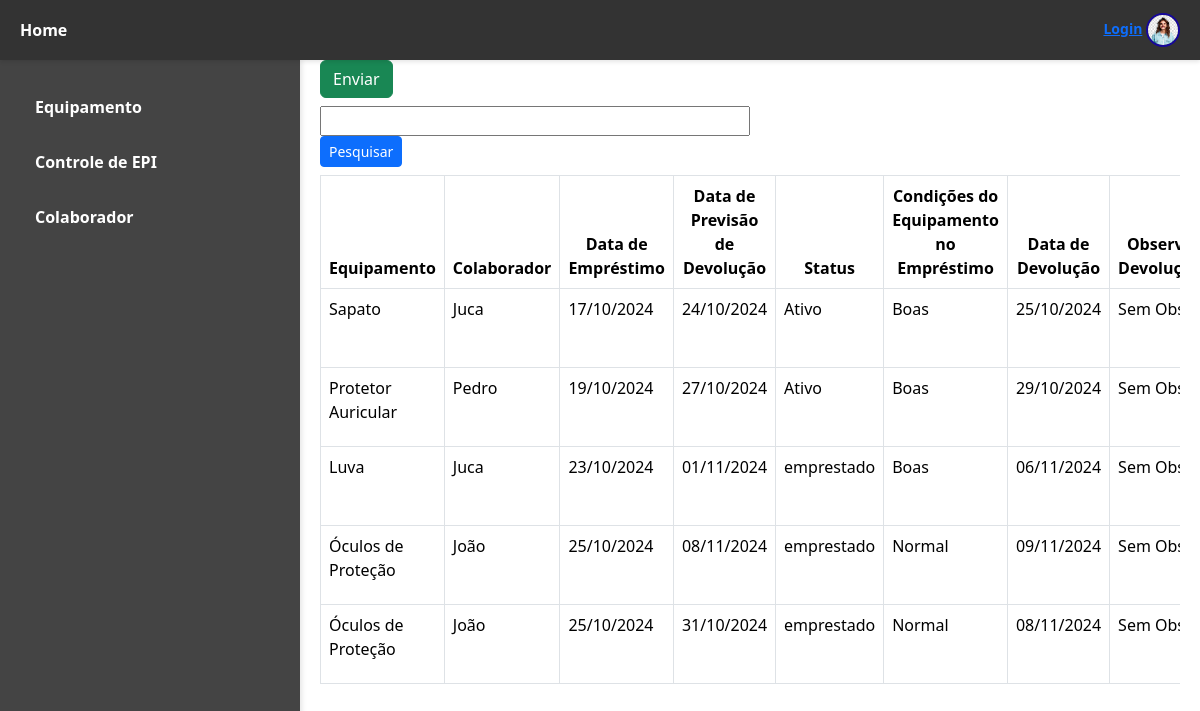
Page /atualizar_acao/ on the earlier database version.
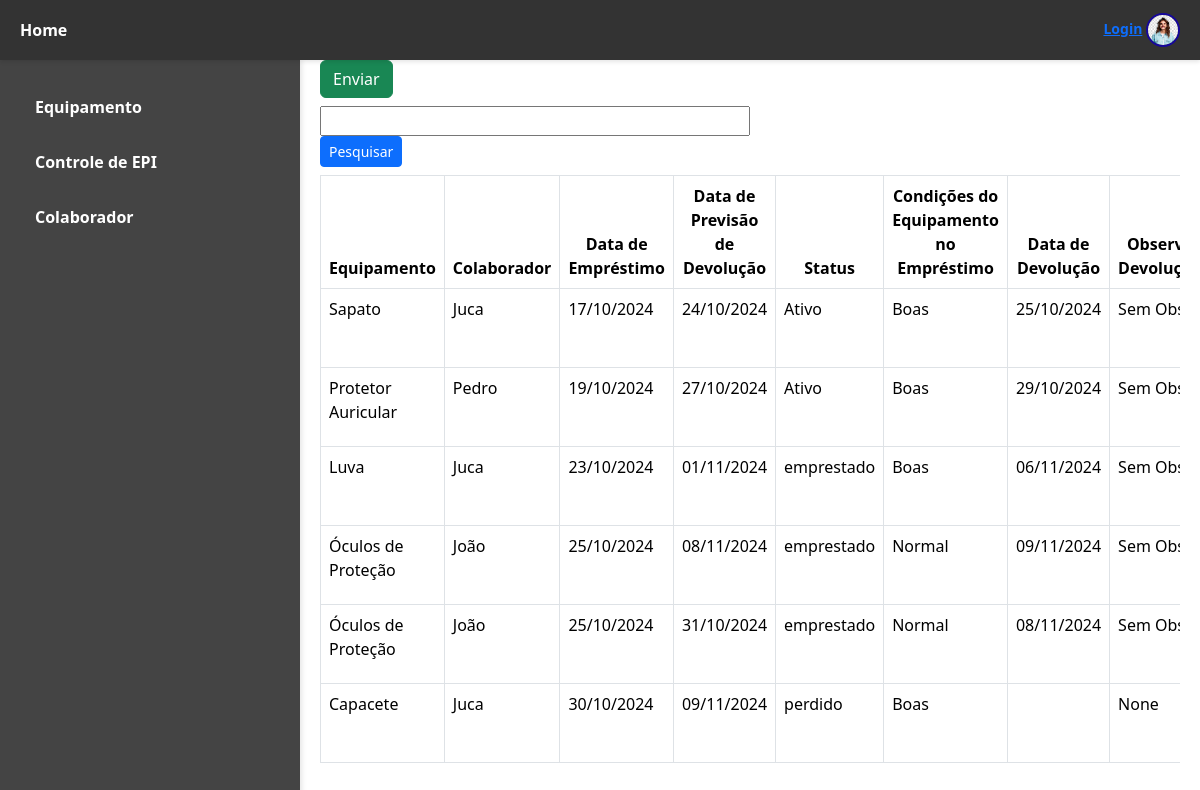
Same page on the later database version.
### epi/models.py (models this page shows, shortened)
class Registro(models.Model):
        equipamento = models.ForeignKey(Equipamento, on_delete=models.CASCADE)
        colaborador = models.ForeignKey(Colaborador, on_delete=models.CASCADE)
        data_emprestimo = models.DateField()
        previsao_devolucao = models.DateField()
        status = models.CharField(max_length=100, default='Em Preparação')
        condicoes = models.CharField(max_length=100)
        data_devolucao = models.DateField(null=True)
        observacao = models.CharField(max_length=100, null=True)

class Equipamento(models.Model):
        nome = models.CharField(max_length=100)
        ca = models.IntegerField(max_length=100)
        validade = models.DateField()

class Colaborador(models.Model):
        nome = models.CharField(max_length=100)
        cargo = models.CharField(max_length=100)
        matricula = models.IntegerField(max_length=100)

### epi/views.py (the view, shortened to what this page needs)
# urls.py: path('atualizar_acao/', views.atualizar_acao, name='atualizar_acao_tela'),
def atualizar_acao(request, id=0):
    if id == 0:
        if request.method == 'GET' and request.GET.get('nome_colaborador'):
            nome_colaborador = request.GET.get('nome_colaborador').strip()
            acoes = Registro.objects.filter(colaborador__nome__icontains=nome_colaborador)
        else:
            acoes = Registro.objects.all()
        return render(request, 'epi/globals/atualizar_acao.html', {'acoes': acoes})

### epi/templates/epi/globals/atualizar_acao.html (shortened to what this page needs)
{% extends "epi/index.html" %}
{% block content %}
    <div>
        <input class="btn btn-success" type="submit" value="Enviar">
    </div>
<form class="form-group my-2" method="get" style="width: 50%;">
    <input type="text" name="nome_colaborador" placeholder="Pesquisar uma Ação" value="{{ request.GET.nome_colaborador }} " style="width: 100%;">
    <button type="submit" class="btn btn-primary btn-sm">Pesquisar</button>
</form>
<div class="table-responsive">
    <table class="table table-bordered" style="width: 100%;">
        <thead>
            <tr>
                <th style="text-align: center">Equipamento</th>
                <th style="text-align: center">Colaborador</th>
                <th style="text-align: center">Data de Empréstimo</th>
                <th style="text-align: center">Data de Previsão de Devolução</th>
                <th style="text-align: center">Status</th>
                <th style="text-align: center">Condições do Equipamento no Empréstimo</th>
                <th style="text-align: center">Data de Devolução</th>
                <th style="text-align: center">Observação na Devolução/Perda</th>
            </tr>
        </thead>
        <tbody>
            {% for acao in acoes %}
            <tr>
                <td>{{ acao.equipamento.nome }}</td>
                <td>{{ acao.colaborador.nome }}</td>
                <td>{{ acao.data_emprestimo|date:'d/m/Y' }}</td>
                <td>{{ acao.previsao_devolucao|date:'d/m/Y' }}</td>
                <td>{{ acao.status }}</td>
                <td>{{ acao.condicoes }}</td>
                <td>{{ acao.data_devolucao|date:'d/m/Y' }}</td>
                <td>{{ acao.observacao }}</td>
            </tr>
            {% endfor %}
        </tbody>
    </table>
</div>
{% endblock content %}

Differences in the rows shown:
added Registro: equipamento.nome "Capacete", colaborador.nome "Juca", data_emprestimo "30/10/2024", previsao_devolucao "09/11/2024", status "perdido", condicoes "Boas", observacao "None"
